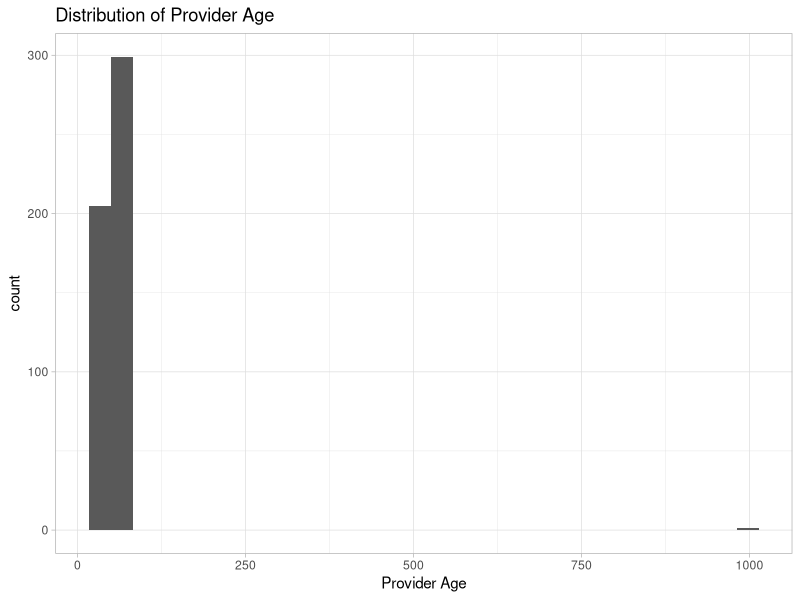
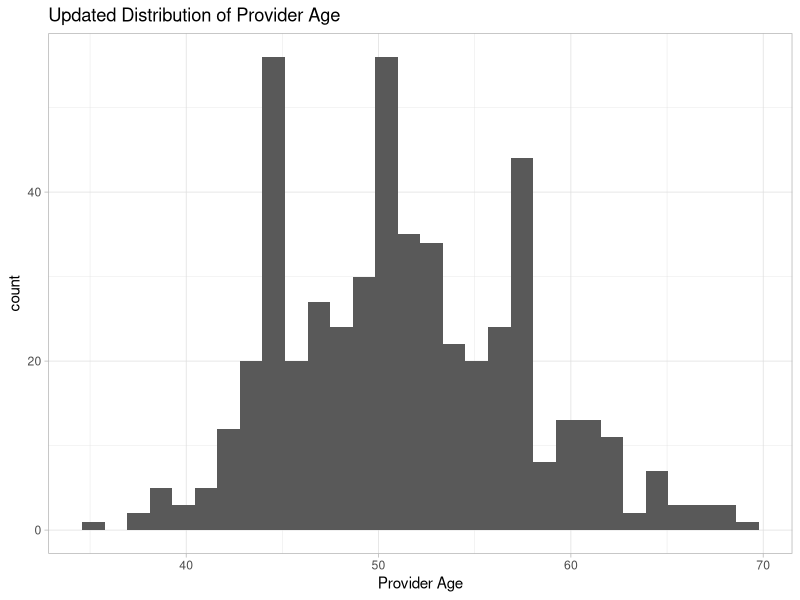
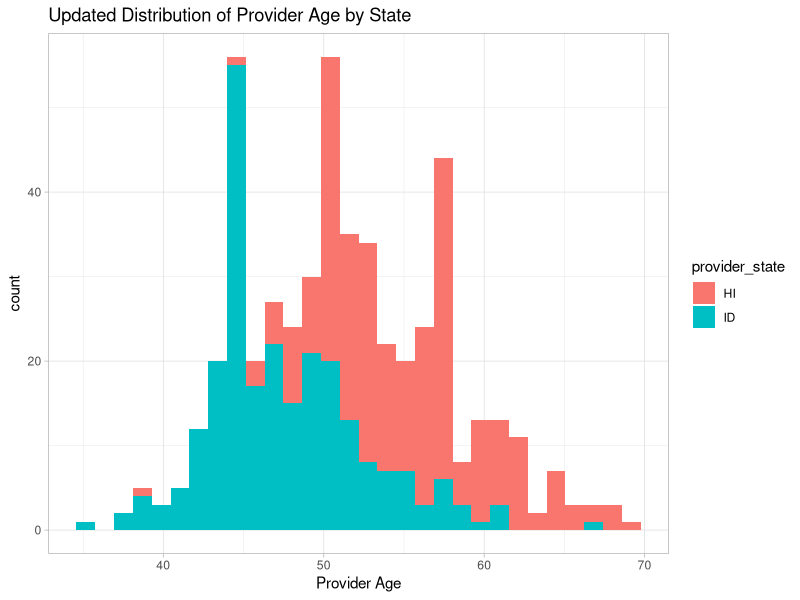

Recreate these plots in R, in order.
## ---- chunk 1
#| column: screen-inset
#| 
# load in relevant libraries
library(tidyverse)
library(lubridate)
library(knitr)
library(kableExtra)

# read in data
npi_data <- vroom::vroom("../dataset.csv")

# look at first few rows of data
npi_data %>%
  head() %>%
  kable(align = "l", 
        booktabs = T) %>%
  kable_styling(bootstrap_options = c("striped"),
                position = "left",
                full_width = T, font_size = 14)
## ---- chunk 2
npi_data %>%
  skimr::skim() %>%
  select(skim_type, skim_variable, n_missing) %>%
  arrange(skim_variable) %>%
  kable(align = "l", booktabs = T) %>%
  kable_styling(bootstrap_options = c("striped"),
                position = "center",
                full_width = F,  font_size = 14)
## ---- chunk 3
#| column: screen-inset
# filter by state, entity type, and date of last update

HI_ID_wide <- npi_data %>%
  filter(provider_state == "ID" | 
           provider_state == "HI") %>%
  filter(entity_type == "individual") %>%
  filter(year(last_updated) >= 2008)

# skim again to check for missingness in date, gender, age

HI_ID_wide %>%
  select(NPI, last_updated, provider_age, provider_gender) %>%
  skimr::skim() %>%
  select(skim_type, skim_variable, n_missing) %>%
  arrange(skim_variable) %>%
  kable(align = "l", booktabs = T) %>%
  kable_styling(bootstrap_options = c("striped"),
                position = "center",
                full_width = F,  font_size = 14)
## ---- chunk 4
#| column: screen-inset
# pivot table
HI_ID_long <- HI_ID_wide %>%
  pivot_longer(cols = contains("HealthcareProvider"),
               names_to = c(".value", "pair_number"),
               names_sep = "_") %>%
  filter(HealthcareProviderTaxonomyCode == "207P00000X" | 
           HealthcareProviderTaxonomyCode == "207V00000X") %>%
  filter(HealthcareProviderPrimaryTaxonomySwitch == "Y")

# look at first few rows
HI_ID_long %>%
  select(-pair_number) %>%
  head() %>%
  kable(align = "l", booktabs = T) %>%
  kable_styling(bootstrap_options = c("striped"),
                position = "center",
                full_width = F,  font_size = 14)
## ---- chunk 5
#| column: screen-inset
HI_ID_long %>%
  group_by(provider_state) %>%
  summarize(n=n()) %>%
  rename(`Provider State` = provider_state) %>%
  kable(align = "l", booktabs = T) %>%
  kable_styling(bootstrap_options = c("striped"),
                position = "center",
                full_width = F, font_size = 14)
## ---- chunk 6
#| column: screen-inset
HI_ID_long %>%
  group_by(provider_gender) %>%
  summarize(n=n()) %>%
  mutate(percentage = round(n/sum(n), 2)) %>%
  rename(`Provider Gender` = provider_gender) %>%
  kable(align = "l", booktabs = T) %>%
  kable_styling(bootstrap_options = c("striped"),
                position = "center",
                full_width = F, font_size = 14)
## ---- chunk 7
#| column: screen-inset
HI_ID_long %>%
  group_by(provider_state, provider_gender) %>%
  summarize(n=n()) %>%
  mutate(percentage = round(n/sum(n), 2)) %>%
  rename(`Provider State` = provider_state,
         `Provider Gender` = provider_gender) %>%
  kable(align = "l", booktabs = T) %>%
  kable_styling(bootstrap_options = c("striped"),
                position = "center",
                full_width = F, font_size = 14)
## ---- chunk 8
HI_ID_long %>%
  ggplot(aes(x = provider_age)) +
  geom_histogram() +
  theme_light() +
  labs(x = "Provider Age") +
  ggtitle("Distribution of Provider Age")
## ---- chunk 9
HI_ID_long %>%
  filter(provider_age <= 100) %>%
  ggplot(aes(x = provider_age)) +
  geom_histogram() +
  theme_light() +
  labs(x = "Provider Age") +
  ggtitle("Updated Distribution of Provider Age")
## ---- chunk 10
#| column: screen-inset
HI_ID_long %>%
  filter(provider_age <= 100) %>%
  summarize(`Mean Provider Age` = round(mean(provider_age), 2),
            `SD Provider Age` = round(sd(provider_age), 2)) %>%
  kable(align = "l", booktabs = T) %>%
  kable_styling(bootstrap_options = c("striped"),
                position = "center",
                full_width = F, font_size = 14)
## ---- chunk 11
HI_ID_long %>%
  filter(provider_age <= 100) %>%
  ggplot(aes(x = provider_age, fill = provider_state)) +
  geom_histogram() +
  theme_light() +
  labs(x = "Provider Age") +
  ggtitle("Updated Distribution of Provider Age by State")
## ---- chunk 12
#| column: screen-inset
HI_ID_long %>%
  filter(provider_age <= 100) %>%
  group_by(provider_state) %>%
  summarize(`Mean Provider Age` = round(mean(provider_age), 2),
            `SD Provider Age` = round(sd(provider_age), 2)) %>%
  rename(`Provider State` = provider_state) %>%
  kable(align = "l", booktabs = T) %>%
  kable_styling(bootstrap_options = c("striped"),
                position = "center",
                full_width = F, font_size = 14)
